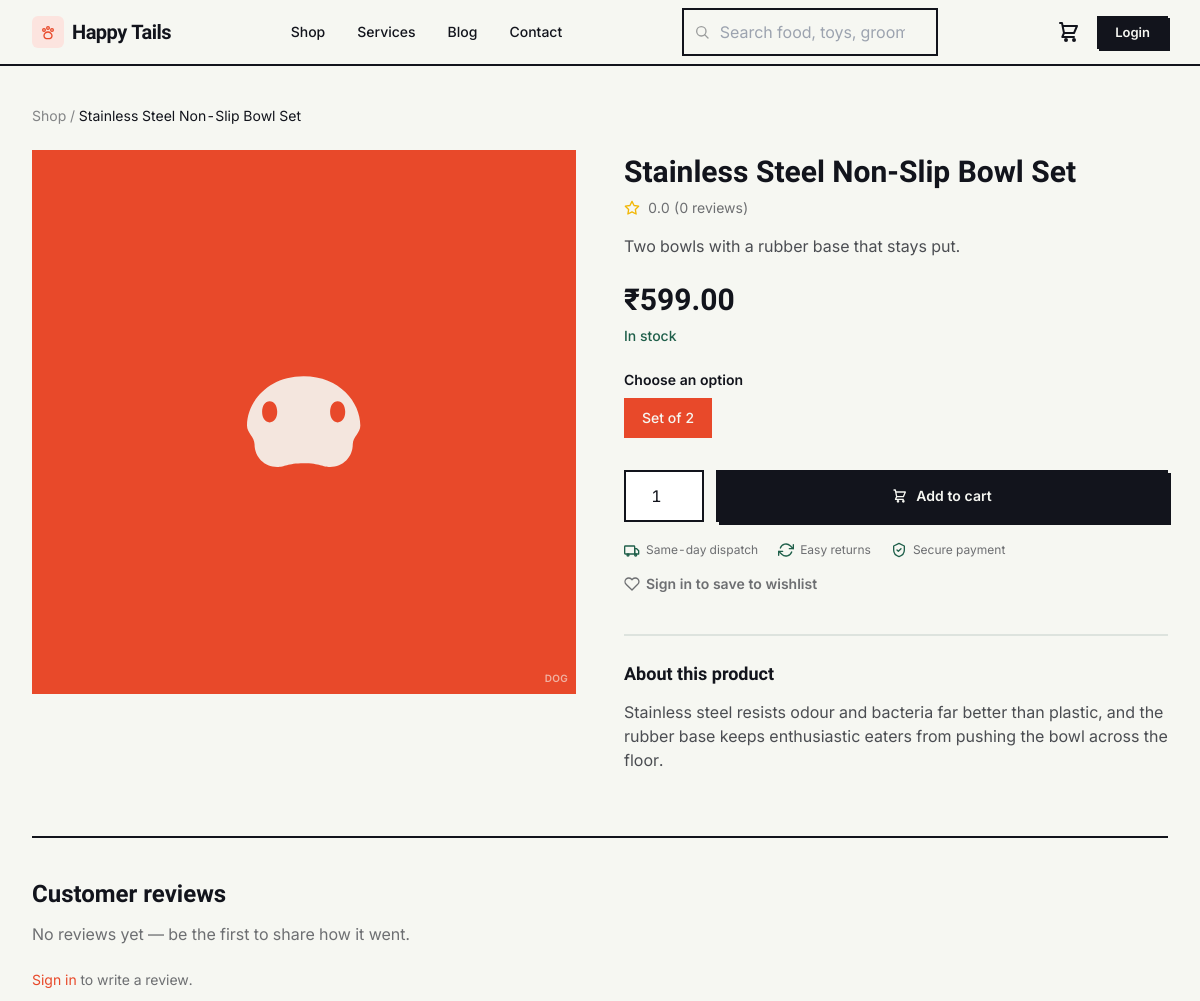
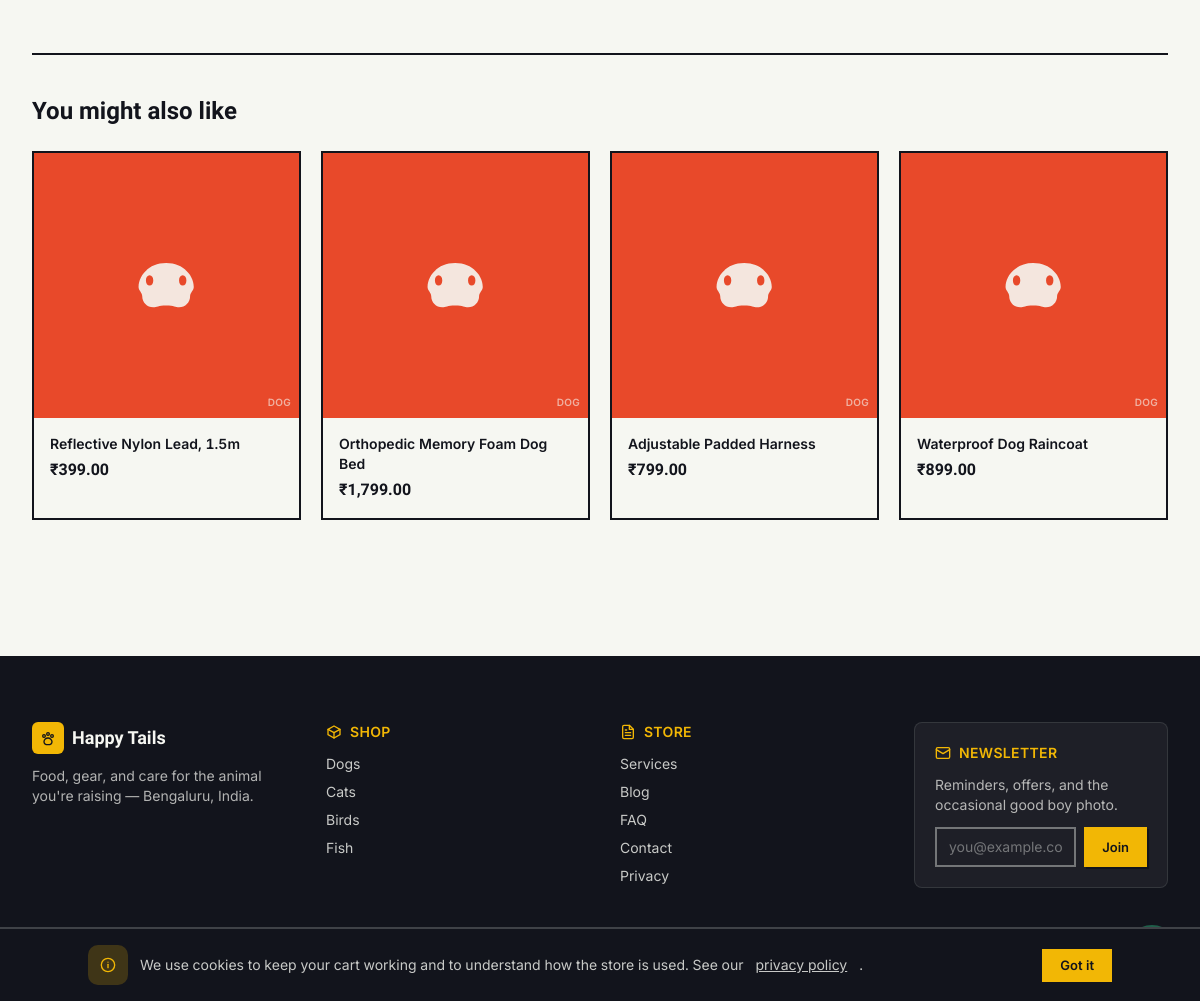
/shop/stainless-steel-non-slip-bowl-set, run on the app's committed database (2 pictures, top to bottom).
### tables this page shows
CREATE TABLE products (
    id INTEGER PRIMARY KEY AUTOINCREMENT,
    category_id INT NOT NULL,
    brand_id INT NULL,
    name VARCHAR(200) NOT NULL,
    slug VARCHAR(220) NOT NULL,
    short_description VARCHAR(300) NULL,
    description TEXT NULL,
    pet_type TEXT NOT NULL DEFAULT 'other' CHECK (pet_type IN ('dog','cat','bird','fish','small_pet','other')),
    life_stage TEXT NOT NULL DEFAULT 'all' CHECK (life_stage IN ('puppy_kitten','adult','senior','all')),
    status TEXT NOT NULL DEFAULT 'active' CHECK (status IN ('draft','active','archived')),
    feeding_grams_per_day INT NULL,
    avg_rating DECIMAL(3,2) NOT NULL DEFAULT 0.00,
    review_count INT NOT NULL DEFAULT 0,
    is_featured INTEGER NOT NULL DEFAULT 0,
    meta_title VARCHAR(200) NULL,
    meta_description VARCHAR(300) NULL,
    created_at DATETIME NOT NULL,
    updated_at DATETIME NOT NULL,
    deleted_at DATETIME NULL,
    CONSTRAINT products_category_fk FOREIGN KEY (category_id) REFERENCES categories(id),
    CONSTRAINT products_brand_fk FOREIGN KEY (brand_id) REFERENCES brands(id) ON DELETE SET NULL
    );

### app/Views/components/product-image.php (the view)
<?php
$class ??= 'aspect-square';
$palette = [
    'dog' => ['bg' => 'bg-leash', 'text' => 'text-paper'],
    'cat' => ['bg' => 'bg-fern', 'text' => 'text-paper'],
    'bird' => ['bg' => 'bg-tennis', 'text' => 'text-ink'],
    'fish' => ['bg' => 'bg-ink', 'text' => 'text-paper'],
    'small_pet' => ['bg' => 'bg-mist', 'text' => 'text-ink'],
    'other' => ['bg' => 'bg-mist', 'text' => 'text-ink'],
];
$tone = $palette[$product['pet_type']] ?? $palette['other'];
$icons = [
    'dog' => 'M4.5 12.5c0-3 2.7-6.5 7.5-6.5s7.5 3.5 7.5 6.5c0 1-1 1.5-1 2.5 0 1.7-1.3 3-3 3-1 0-1.3-.5-3.5-.5s-2.5.5-3.5.5c-1.7 0-3-1.3-3-3 0-1-1-1.5-1-2.5Zm3-3.2c-.6 0-1 .6-1 1.4s.4 1.4 1 1.4 1-.6 1-1.4-.4-1.4-1-1.4Zm9 0c-.6 0-1 .6-1 1.4s.4 1.4 1 1.4 1-.6 1-1.4-.4-1.4-1-1.4Z',
    'cat' => 'M6 3 4 9l4 1.5V19a1 1 0 0 0 1 1h6a1 1 0 0 0 1-1v-8.5L20 9l-2-6-4.5 3h-3.5L6 3Zm2.5 9.5c.4 0 .8.4.8.9s-.4.9-.8.9-.8-.4-.8-.9.4-.9.8-.9Zm7 0c.4 0 .8.4.8.9s-.4.9-.8.9-.8-.4-.8-.9.4-.9.8-.9ZM12 14l1 1.3H11L12 14Z',
    'bird' => 'M4 13c0-4 3.5-7.5 8-7.5.6-1 1.7-1.7 3-1.7 0 1-.4 1.8-1 2.4 2.3 1.1 3.8 3.4 3.8 6 0 .5-.4.8-.8.8-.5 0-1.3-.3-1.7-.6L14 14l-2.5 1.3L9 14l-1.5 2H6l1-2.3C5 13.2 4 13 4 13Zm3.5 6c1-.3 2-1 2.7-2 .6.5 1.4.8 2.3.8 2.8 0 5-2 5.8-4.6.6.4 1.2 1 1.2 1.8 0 2.8-3.5 6-8 6-1.6 0-3-.4-4-.7Z',
    'fish' => 'M3 12c3-3.5 7-5.5 11-4.5 2 .5 3.5 2 4.5 3-1 1-2.5 2.5-4.5 3-4 1-8-1-11-4.5Zm14.5-1.5 3-2.5-.5 3 .5 3-3-2.5ZM8 11c.4 0 .8.4.8.9s-.4.9-.8.9-.8-.4-.8-.9.4-.9.8-.9Z',
    'small_pet' => 'M7 10c0-2.5 2-4.5 5-4.5s5 2 5 4.5c0 1-1.5 1.5-1.5 3v2c0 2-1.5 3.5-3.5 3.5s-3.5-1.5-3.5-3.5v-2c0-1.5-1.5-2-1.5-3Zm2-2c-.4 0-.7.5-.7 1.2S8.6 10.4 9 10.4s.7-.5.7-1.2S9.4 8 9 8Zm6 0c-.4 0-.7.5-.7 1.2s.3 1.2.7 1.2.7-.5.7-1.2S15.4 8 15 8Z',
    'other' => 'M12 4 4 8v8l8 4 8-4V8L12 4Zm0 2.2 5.8 2.9L12 12l-5.8-2.9L12 6.2Z',
];
$icon = $icons[$product['pet_type']] ?? $icons['other'];
?>
<div class="<?= e($class) ?> <?= e($tone['bg']) ?> <?= e($tone['text']) ?> flex items-center justify-center relative overflow-hidden">
  <svg viewBox="0 0 24 24" fill="currentColor" class="w-1/3 h-1/3 opacity-90" aria-hidden="true"><path d="<?= $icon ?>"/></svg>
  <span class="absolute bottom-2 right-2 text-[10px] font-semibold uppercase tracking-wide opacity-60"><?= e($product['pet_type']) ?></span>
</div>

### app/Core/Router.php (shortened to what the rows shown need)
<?php
final class Router
{
    private array $routes = [
        'GET' => [], 'POST' => [], 'PUT' => [], 'PATCH' => [], 'DELETE' => [],
    ];
    private string $groupPrefix = '';
    private array $groupMiddleware = [];
    public function group(array $attrs, callable $callback): void
    {
        $previousPrefix = $this->groupPrefix;
        $previousMiddleware = $this->groupMiddleware;
        $this->groupPrefix = $previousPrefix . ($attrs['prefix'] ?? '');
        $this->groupMiddleware = [...$previousMiddleware, ...($attrs['middleware'] ?? [])];
        $this->groupPrefix = $previousPrefix;
        $this->groupMiddleware = $previousMiddleware;
    }
    private function add(string $method, string $uri, mixed $handler, array $middleware): void
    {
        $uri = $this->groupPrefix . $uri;
        $uri = '/' . trim($uri, '/');
        $paramNames = [];
        $pattern = preg_replace_callback('#\{([a-zA-Z_][a-zA-Z0-9_]*)\}#', static function (array $m) use (&$paramNames) {
            $paramNames[] = $m[1];
            return '([^/]+)';
        }, $uri);
        $this->routes[$method][] = [
            'uri' => $uri,
            'pattern' => '#^' . $pattern . '$#',
            'handler' => $handler,
            'middleware' => [...$this->groupMiddleware, ...$middleware],
            'params' => $paramNames,
        ];
    }
    public function dispatch(Request $request): void
    {
        $method = $request->method();
        $path = $request->path();
        foreach ($this->routes[$method] ?? [] as $route) {
            if (preg_match($route['pattern'], $path, $matches)) {
                array_shift($matches);
                $params = array_combine($route['params'], $matches);
                $pipeline = array_reduce(
                    array_reverse($route['middleware']),
                    fn (callable $next, string $spec) => fn () => $this->resolveMiddleware($spec)->handle($request, $next),
                    fn () => $this->callHandler($route['handler'], $request, $params),
                );
                $pipeline();
                return;
            }
        }
    }
    private function resolveMiddleware(string $spec): object
    {
        $args = [];
        return new $class(...$args);
    }
    private function callHandler(mixed $handler, Request $request, array $params): mixed
    {
        if (is_array($handler)) {
            [$class, $method] = $handler;
            $controller = new $class();
            return $controller->{$method}($request, ...array_values($params));
        }
        throw new \RuntimeException('Invalid route handler');
    }
}

### app/Views/site/catalogue/show.php (shortened to what the rows shown need)
<?php
$variantsJson = json_encode(array_map(static function (array $v) use ($product) {
    $days = null;
    if (!empty($v['weight_grams']) && !empty($product['feeding_grams_per_day'])) {
        $days = (int) round((int) $v['weight_grams'] / (int) $product['feeding_grams_per_day']);
    }
    return [
        'id' => (int) $v['id'],
        'label' => $v['label'],
        'price' => money((int) $v['price_paise']),
        'compareAt' => $v['compare_at_price_paise'] ? money((int) $v['compare_at_price_paise']) : null,
        'stock' => (int) $v['stock_quantity'],
        'lowStock' => \App\Models\ProductVariant::isLowStock($v),
        'days' => $days,
    ];
}, $variants), JSON_UNESCAPED_UNICODE | JSON_UNESCAPED_SLASHES);
$defaultVariant = $variants[0] ?? null;
?>
<section class="mx-auto max-w-7xl px-4 sm:px-6 lg:px-8 py-10"
         x-data='{
            variants: <?= $variantsJson ?>,
            selected: <?= $defaultVariant ? (int) $defaultVariant['id'] : 'null' ?>,
            get variant() { return this.variants.find(v => v.id === this.selected) },
            zoom: false,
         }'>
  <nav class="text-sm text-ink/50" aria-label="Breadcrumb">
    <a href="/shop" class="hover:text-leash">Shop</a> <span aria-hidden="true">/</span>
    <span class="text-ink"><?= e($product['name']) ?></span>
  </nav>
  <div class="mt-6 grid lg:grid-cols-2 gap-12">
    <div>
      <?php if ($images === []): ?>
        <div class="relative cursor-zoom-in" @click="zoom = !zoom" :class="zoom ? 'cursor-zoom-out' : ''">
          <?php \App\Core\View::include('components/product-image', ['product' => $product, 'class' => 'aspect-square transition-transform duration-150 ' . '']); ?>
        </div>
      <?php endif; ?>
    </div>
    <div>
      <h1 class="font-display text-3xl font-bold mt-1"><?= e($product['name']) ?></h1>
      <div class="mt-2 flex items-center gap-2 text-sm">
        <span aria-hidden="true" class="flex items-center gap-0.5 text-tennis"><?= icon('star', 'h-4 w-4') ?></span>
        <span class="text-ink/60"><?= number_format((float) $product['avg_rating'], 1) ?> (<?= (int) $product['review_count'] ?> review<?= (int) $product['review_count'] === 1 ? '' : 's' ?>)</span>
      </div>
      <p class="mt-4 text-ink/75"><?= e($product['short_description']) ?></p>
      <div class="mt-6 flex items-baseline gap-3">
        <span class="font-display text-3xl font-bold" x-text="variant ? variant.price : ''"></span>
      </div>
      <template x-if="variant && variant.stock > 0 && !variant.lowStock">
        <p class="mt-2 text-sm text-fern font-medium">In stock</p>
      </template>
      <fieldset class="mt-6">
        <legend class="text-sm font-semibold mb-2">Choose an option</legend>
        <div class="flex flex-wrap gap-2">
          <template x-for="v in variants" :key="v.id">
            <button type="button" @click="selected = v.id"
                    :class="selected === v.id ? 'border-leash bg-leash text-paper' : 'border-ink hover:border-leash'"
                    :disabled="v.stock <= 0"
                    class="border-2 px-4 py-2 text-sm font-medium disabled:opacity-40 disabled:cursor-not-allowed"
                    x-text="v.label"></button>
          </template>
        </div>
      </fieldset>
      <form method="POST" action="/cart/add" class="mt-8 flex gap-3">
        <input type="number" name="qty" value="1" min="1" class="w-20 border-2 border-ink px-3 py-3 text-center">
        <button type="submit" :disabled="!variant || variant.stock <= 0"
                class="btn btn-primary flex-1 disabled:opacity-40 disabled:cursor-not-allowed">
          <?= icon('cart', 'h-4 w-4') ?> Add to cart
        </button>
      </form>
      <div class="mt-5 flex flex-wrap items-center gap-x-5 gap-y-2 text-xs text-ink/60">
        <span class="flex items-center gap-1.5"><?= icon('truck', 'h-4 w-4 text-fern') ?> Same-day dispatch</span>
        <span class="flex items-center gap-1.5"><?= icon('refresh', 'h-4 w-4 text-fern') ?> Easy returns</span>
        <span class="flex items-center gap-1.5"><?= icon('shield-check', 'h-4 w-4 text-fern') ?> Secure payment</span>
      </div>
      <?php if (auth()->check()): ?>
        <form method="POST" action="/wishlist/toggle" class="mt-4">
          <?= csrf_field() ?>
          <input type="hidden" name="product_id" value="<?= (int) $product['id'] ?>">
          <button type="submit" class="flex items-center gap-1.5 text-sm font-semibold <?= $isWishlisted ? 'text-leash' : 'text-ink/60 hover:text-leash' ?>">
            <?= icon('heart', 'h-4 w-4' . ($isWishlisted ? '' : '')) ?> <?= $isWishlisted ? 'Saved to wishlist' : 'Save to wishlist' ?>
          </button>
        </form>
      <?php else: ?>
        <a href="/account/login" class="mt-4 flex items-center gap-1.5 text-sm font-semibold text-ink/60 hover:text-leash"><?= icon('heart', 'h-4 w-4') ?> Sign in to save to wishlist</a>
      <?php endif; ?>
      <?php if ($product['description']): ?>
        <div class="mt-10 border-t-2 border-mist pt-6">
          <h2 class="font-display text-lg font-semibold">About this product</h2>
          <p class="mt-3 text-ink/75 whitespace-pre-line"><?= e($product['description']) ?></p>
        </div>
      <?php endif; ?>
    </div>
  </div>
  <div class="mt-16 border-t-2 border-ink pt-10">
    <h2 class="font-display text-2xl font-bold">Customer reviews</h2>
    <?php if ($reviews === []): ?>
      <p class="mt-3 text-ink/60">No reviews yet — be the first to share how it went.</p>
    <?php endif; ?>
    <?php if (auth()->check()): ?>
      <details class="mt-8">
        <summary class="cursor-pointer text-sm font-semibold text-leash">Write a review</summary>
        <form method="POST" action="/reviews" class="mt-4 max-w-lg space-y-4 card-tag p-5">
          <?= csrf_field() ?>
          <input type="hidden" name="product_id" value="<?= (int) $product['id'] ?>">
          <div>
            <label for="review_rating" class="block text-sm font-semibold mb-1">Rating</label>
            <select id="review_rating" name="rating" required class="border-2 border-ink px-3 py-2">
              <option value="">Choose a rating</option>
              <?php for ($r = 5; $r >= 1; $r--): ?>
                <option value="<?= $r ?>"><?= str_repeat('★', $r) ?> (<?= $r ?>/5)</option>
              <?php endfor; ?>
            </select>
          </div>
          <div>
            <label for="review_title" class="block text-sm font-semibold mb-1">Title <span class="font-normal text-ink/50">(optional)</span></label>
            <input id="review_title" type="text" name="title" class="w-full border-2 border-ink px-3 py-2">
          </div>
          <div>
            <label for="review_body" class="block text-sm font-semibold mb-1">Your review <span class="font-normal text-ink/50">(optional)</span></label>
            <textarea id="review_body" name="body" rows="3" class="w-full border-2 border-ink px-3 py-2"></textarea>
          </div>
          <button type="submit" class="btn btn-primary">Submit review</button>
        </form>
      </details>
    <?php else: ?>
      <p class="mt-6 text-sm text-ink/60"><a href="/account/login" class="text-leash hover:underline">Sign in</a> to write a review.</p>
    <?php endif; ?>
  </div>
  <?php if ($related !== []): ?>
    <div class="mt-16 border-t-2 border-ink pt-10">
      <h2 class="font-display text-2xl font-bold"><?= $relatedIsCoPurchase ? 'Frequently bought together' : 'You might also like' ?></h2>
      <div class="mt-6 grid sm:grid-cols-2 lg:grid-cols-4 gap-5">
        <?php foreach ($related as $rp): ?>
          <a href="/shop/<?= e($rp['slug']) ?>" class="card-tag card-tag--pop group">
            <div class="p-4">
              <h3 class="font-semibold text-sm group-hover:text-leash"><?= e($rp['name']) ?></h3>
              <p class="mt-1 font-display font-bold"><?= $rp['min_price_paise'] ? money((int) $rp['min_price_paise']) : '' ?></p>
            </div>
          </a>
        <?php endforeach; ?>
      </div>
    </div>
  <?php endif; ?>
</section>

### data on the page
products: name "Stainless Steel Non-Slip Bowl Set", pet_type "DOG", avg_rating "0.0", review_count "0", short_description "Two bowls with a rubber base that stays put.", description "Stainless steel resists odour and bacteria far better than plastic, and the rubber base keeps enthusiastic eaters from pushing the bowl across the floor."
products: pet_type "DOG", name "Reflective Nylon Lead, 1.5m", min_price_paise "₹399.00"
products: pet_type "DOG", name "Orthopedic Memory Foam Dog Bed", min_price_paise "₹1,799.00"
products: pet_type "DOG", name "Adjustable Padded Harness", min_price_paise "₹799.00"
products: pet_type "DOG", name "Waterproof Dog Raincoat", min_price_paise "₹899.00"
